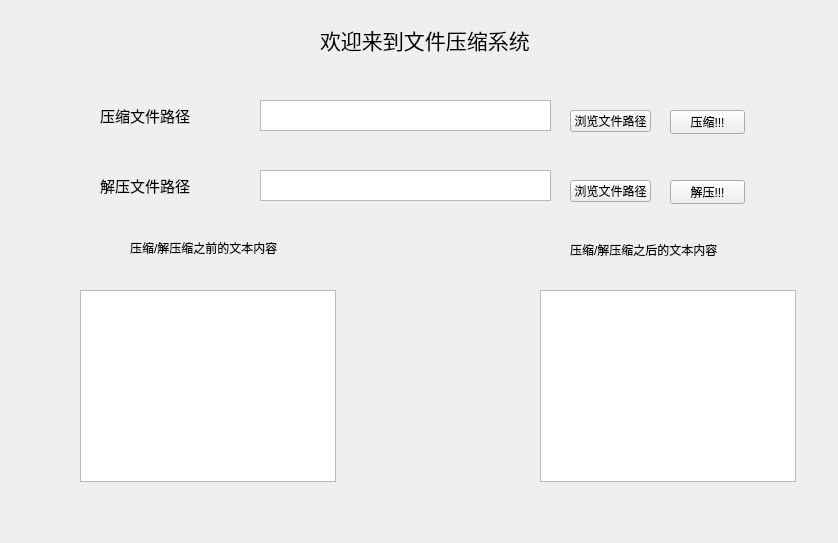
<?xml version="1.0" encoding="UTF-8"?>
<ui version="4.0">
 <class>MainWindow</class>
 <widget class="QWidget" name="MainWindow">
  <property name="geometry">
   <rect>
    <x>0</x>
    <y>0</y>
    <width>838</width>
    <height>543</height>
   </rect>
  </property>
  <property name="windowTitle">
   <string>MainWindow</string>
  </property>
  <widget class="QLabel" name="label">
   <property name="geometry">
    <rect>
     <x>320</x>
     <y>10</y>
     <width>231</width>
     <height>61</height>
    </rect>
   </property>
   <property name="text">
    <string>&lt;html&gt;&lt;head/&gt;&lt;body&gt;&lt;p&gt;&lt;span style=&quot; font-size:16pt;&quot;&gt;欢迎来到文件压缩系统&lt;/span&gt;&lt;/p&gt;&lt;/body&gt;&lt;/html&gt;</string>
   </property>
  </widget>
  <widget class="QLabel" name="label_2">
   <property name="geometry">
    <rect>
     <x>100</x>
     <y>100</y>
     <width>191</width>
     <height>31</height>
    </rect>
   </property>
   <property name="text">
    <string>&lt;html&gt;&lt;head/&gt;&lt;body&gt;&lt;p&gt;&lt;span style=&quot; font-size:11pt;&quot;&gt;压缩文件路径&lt;/span&gt;&lt;/p&gt;&lt;/body&gt;&lt;/html&gt;</string>
   </property>
  </widget>
  <widget class="QToolButton" name="browse_Button">
   <property name="enabled">
    <bool>true</bool>
   </property>
   <property name="geometry">
    <rect>
     <x>570</x>
     <y>110</y>
     <width>81</width>
     <height>22</height>
    </rect>
   </property>
   <property name="text">
    <string>浏览文件路径</string>
   </property>
  </widget>
  <widget class="QTextBrowser" name="file_display">
   <property name="geometry">
    <rect>
     <x>260</x>
     <y>100</y>
     <width>291</width>
     <height>31</height>
    </rect>
   </property>
  </widget>
  <widget class="QPushButton" name="compression_Button">
   <property name="geometry">
    <rect>
     <x>670</x>
     <y>110</y>
     <width>75</width>
     <height>24</height>
    </rect>
   </property>
   <property name="text">
    <string>压缩!!!</string>
   </property>
  </widget>
  <widget class="QLabel" name="label_3">
   <property name="geometry">
    <rect>
     <x>130</x>
     <y>240</y>
     <width>191</width>
     <height>16</height>
    </rect>
   </property>
   <property name="text">
    <string>压缩/解压缩之前的文本内容</string>
   </property>
  </widget>
  <widget class="QLabel" name="label_4">
   <property name="geometry">
    <rect>
     <x>570</x>
     <y>240</y>
     <width>171</width>
     <height>20</height>
    </rect>
   </property>
   <property name="text">
    <string>压缩/解压缩之后的文本内容</string>
   </property>
  </widget>
  <widget class="QTextBrowser" name="text_before">
   <property name="geometry">
    <rect>
     <x>80</x>
     <y>290</y>
     <width>256</width>
     <height>192</height>
    </rect>
   </property>
  </widget>
  <widget class="QTextBrowser" name="text_after">
   <property name="geometry">
    <rect>
     <x>540</x>
     <y>290</y>
     <width>256</width>
     <height>192</height>
    </rect>
   </property>
  </widget>
  <widget class="QLabel" name="label_5">
   <property name="geometry">
    <rect>
     <x>100</x>
     <y>170</y>
     <width>191</width>
     <height>31</height>
    </rect>
   </property>
   <property name="text">
    <string>&lt;html&gt;&lt;head/&gt;&lt;body&gt;&lt;p&gt;&lt;span style=&quot; font-size:11pt;&quot;&gt;解压文件路径&lt;/span&gt;&lt;/p&gt;&lt;/body&gt;&lt;/html&gt;</string>
   </property>
  </widget>
  <widget class="QToolButton" name="decode_browse_Button">
   <property name="enabled">
    <bool>true</bool>
   </property>
   <property name="geometry">
    <rect>
     <x>570</x>
     <y>180</y>
     <width>81</width>
     <height>22</height>
    </rect>
   </property>
   <property name="text">
    <string>浏览文件路径</string>
   </property>
  </widget>
  <widget class="QTextBrowser" name="decode_file_display">
   <property name="geometry">
    <rect>
     <x>260</x>
     <y>170</y>
     <width>291</width>
     <height>31</height>
    </rect>
   </property>
  </widget>
  <widget class="QPushButton" name="decompression_Button">
   <property name="geometry">
    <rect>
     <x>670</x>
     <y>180</y>
     <width>75</width>
     <height>24</height>
    </rect>
   </property>
   <property name="text">
    <string>解压!!!</string>
   </property>
  </widget>
 </widget>
 <resources/>
 <connections/>
</ui>
